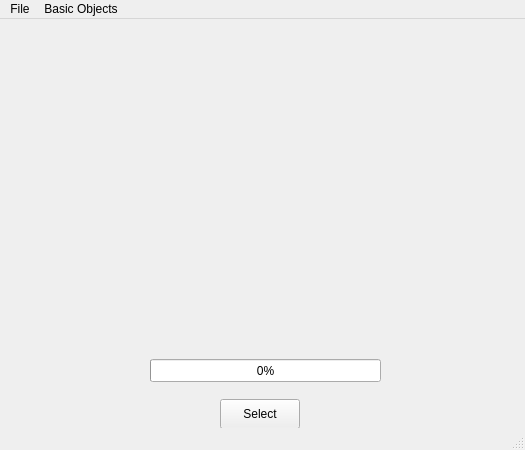
<?xml version="1.0" encoding="UTF-8"?>
<ui version="4.0">
 <class>MainWindow</class>
 <widget class="QMainWindow" name="MainWindow">
  <property name="geometry">
   <rect>
    <x>0</x>
    <y>0</y>
    <width>525</width>
    <height>450</height>
   </rect>
  </property>
  <property name="windowTitle">
   <string>NavigationView</string>
  </property>
  <widget class="QWidget" name="centralwidget">
   <widget class="QLabel" name="label">
    <property name="geometry">
     <rect>
      <x>130</x>
      <y>70</y>
      <width>256</width>
      <height>256</height>
     </rect>
    </property>
    <property name="text">
     <string/>
    </property>
    <property name="pixmap">
     <pixmap>multiview/Blank.png</pixmap>
    </property>
   </widget>
   <widget class="QProgressBar" name="progressBar">
    <property name="geometry">
     <rect>
      <x>150</x>
      <y>340</y>
      <width>231</width>
      <height>23</height>
     </rect>
    </property>
    <property name="value">
     <number>0</number>
    </property>
   </widget>
   <widget class="QPushButton" name="confirmButton">
    <property name="geometry">
     <rect>
      <x>220</x>
      <y>380</y>
      <width>80</width>
      <height>30</height>
     </rect>
    </property>
    <property name="text">
     <string>Select</string>
    </property>
    <property name="iconSize">
     <size>
      <width>20</width>
      <height>20</height>
     </size>
    </property>
   </widget>
  </widget>
  <widget class="QMenuBar" name="menubar">
   <property name="geometry">
    <rect>
     <x>0</x>
     <y>0</y>
     <width>525</width>
     <height>21</height>
    </rect>
   </property>
   <widget class="QMenu" name="menuOperations">
    <property name="title">
     <string>File</string>
    </property>
    <addaction name="actionOpen"/>
    <addaction name="actionClose"/>
   </widget>
   <widget class="QMenu" name="menuBasic_Objects">
    <property name="title">
     <string>Basic Objects</string>
    </property>
    <addaction name="actionCube"/>
    <addaction name="actionCylinder"/>
   </widget>
   <addaction name="menuOperations"/>
   <addaction name="menuBasic_Objects"/>
  </widget>
  <widget class="QStatusBar" name="statusbar"/>
  <action name="actionOpen">
   <property name="text">
    <string>Open</string>
   </property>
  </action>
  <action name="actionClose">
   <property name="text">
    <string>Close</string>
   </property>
  </action>
  <action name="actionCube">
   <property name="text">
    <string>Cube</string>
   </property>
  </action>
  <action name="actionCylinder">
   <property name="text">
    <string>Cylinder</string>
   </property>
  </action>
  <action name="actionSketch">
   <property name="text">
    <string>Sketch</string>
   </property>
  </action>
 </widget>
 <resources/>
 <connections/>
</ui>
